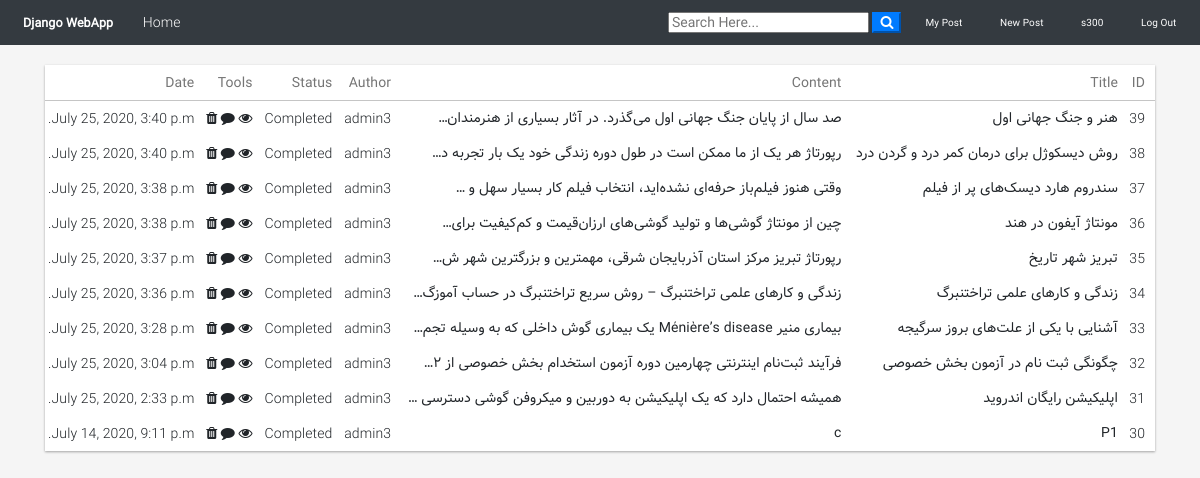
Screenshot of /user/admin3 (signed in) with the database file from the repository.
### blog/models.py (models this page shows, shortened)
class Post(models.Model):
	title = models.CharField(max_length=100)
	file = models.FileField(null=True,blank=True,upload_to='Files')#PrivateFileField("File",null=True)
	content = models.TextField()
	manager = models.ManyToManyField("UserProfile")
	date_posted = models.DateTimeField(default=timezone.now)
	author = models.ForeignKey(User, on_delete=models.CASCADE)

### blog/views.py (the view)
# urls.py: path('user/<str:username>', UserPostListView.as_view(), name='user-posts'),
class UserPostListView(LoginRequiredMixin, ListView):
    model = Post
    template_name = 'blog/user_posts.html'  # <app>/<model>_<viewtype>.html
    context_object_name = 'posts'
    paginate_by = 10
    def get_queryset(self):
        user = get_object_or_404(User, username=self.kwargs.get('username'))
        return Post.objects.filter(author=user).order_by('-date_posted')

### blog/templates/blog/user_posts.html (shortened to what this page needs)
{% extends "blog/base.html" %}
{% block content %}
<div id="demo">
  <div class="table-responsive-vertical shadow-z-1">
    <table id="table" class="table table-hover table-mc-light-blue">
      <thead>
        <tr>
          <th>ID</th>
          <th>Title</th>
          <th>Content</th>
          <th>Author</th>
          <th>Status</th>
          <th>Tools</th>
          <th>Date</th>
        </tr>
      </thead>
      <tbody>
        {% for post in posts %}
        <tr>
          <td data-title="ID">{{ post.id }}</td>
          <td data-title="Title" style="font-family: Vazir;">{{ post.title }}</td>
          <td data-title="Content" style="font-family: Vazir;">
            {{ post.content|truncatechars:66 }}
          </td>
          <td data-title="Author">{{ post.author }}</td>
          <td data-title="Status">Completed</td>
          <td data-title="Eye">
            <span class="fa fa-eye"></span>
            <span class="fa fa-comment"></span>
            <span class="fa fa-trash"></span>
          </td>
          <td data-title="Date">{{ post.date_posted }}</td>
        </tr>
        {% endfor %}
      </tbody>
    </table>
  </div>
</div>
{% endblock content %}

### blog/templates/blog/base.html (shortened to what this page needs)
{% load staticfiles %}
<!doctype html>
<html lang="en">
  <head>
    <link rel="stylesheet" href="/static/custom/bootstrap_4_3_1.min.css">
    <link rel="stylesheet" href="/static/custom/fontawesome_all_581.css" >
    <link rel="stylesheet" href="https://stackpath.bootstrapcdn.com/font-awesome/4.7.0/css/font-awesome.min.css">
    <link rel="stylesheet" href="{% static 'blog/main.css' %}">
</head>
  <body>
        <nav class="navbar navbar-expand-lg navbar-dark bg-dark">
                <a class="navbar-brand font-weight-bold" href="{% url 'blog-home' %}"><i class="fas fa-file"></i> Django WebApp</a>
                <div class="collapse navbar-collapse" id="navbarSupportedContent">
                  <ul class="navbar-nav mr-auto">
                    <li class="nav-item active">
                      <a class="nav-link" href="{% url 'blog-home' %}"><i class="fas fa-home"></i> Home <span class="sr-only">(current)</span></a>
                    </li>
                  </ul>
                  <form id="searchform" action="{% url 'search' %}" method="get">
                    <input type="text" name="q" type="text" value="{{ request.GET.q }}" placeholder="Search Here..." />
                    <button type="button" onclick="searchform.submit()" class=" text-white my-color btn-primary"><i class="fa fa-search"></i></button>
                </form>
                    {% if user.is_authenticated %}
                    <a href="{% url 'user-posts' user %}" class="btn text-white m-2"><i class="fas fa-user-shield"></i> My Post</a>
                    <a href="{% url 'post-create' %} " class="btn text-white m-2"><i class="fas fa-user-edit"></i> New Post</a>
                    <a href="{% url 'profile' %} " class="btn text-white m-2"><i class="fas fa-user"></i> {{ user.username }}</a>
                    <a href="{% url 'logout' %} " class="btn text-white m-2"><i class="fas fa-sign-out-alt"></i> Log Out</a>
                    {% else %}
                    <a href="{% url 'login' %} " class="btn text-white m-2"><i class="fas fa-user-tie"></i> Log In</a>
                    <a href="{% url 'register' %} " class="btn text-white m-2"> <i class="fas fa-sign-in-alt"></i> Sign Up</a>
                    {% endif %}
                </div>
              </nav>
      <div class="container my-bg">
    {% block content %}
    {% endblock  %}
</div>
  </body>
</html>

### static/blog/main.css (style rules this page uses)
body { background: #fafafa; color: #333333; margin-top: 0; }
ul { margin: 0; }

### rows the page displays
Post: id "39", title "هنر و جنگ جهانی اول", content "صد سال از پایان جنگ جهانی اول می‌گذرد. در آثار بسیاری از هنرمندان…", author "admin3", date_posted "July 25, 2020, 3:40 p.m."
Post: id "38", title "روش دیسکوژل برای درمان کمر درد و گردن درد", content "رپورتاژ هر یک از ما ممکن است در طول دوره زندگی خود یک بار تجربه د…", author "admin3", date_posted "July 25, 2020, 3:40 p.m."
Post: id "37", title "سندروم هارد دیسک‌های پر از فیلم", content "وقتی هنوز فیلم‌باز حرفه‌ای نشده‌اید، انتخاب فیلم کار بسیار سهل و …", author "admin3", date_posted "July 25, 2020, 3:38 p.m."
Post: id "36", title "مونتاژ آیفون در هند", content "چین از مونتاژ گوشی‌ها و تولید گوشی‌های ارزان‌قیمت و کم‌کیفیت برای…", author "admin3", date_posted "July 25, 2020, 3:38 p.m."
Post: id "35", title "تبریز شهر تاریخ", content "رپورتاژ تبریز مرکز استان آذربایجان شرقی، مهمترین و بزرگترین شهر ش…", author "admin3", date_posted "July 25, 2020, 3:37 p.m."
Post: id "34", title "زندگی و کارهای علمی تراختنبرگ", content "زندگی و کارهای علمی تراختنبرگ – روش سریع تراختنبرگ در حساب آموزگ…", author "admin3", date_posted "July 25, 2020, 3:36 p.m."
Post: id "33", title "آشنایی با یکی از علت‌های بروز سرگیجه", content "بیماری منیر Ménière’s disease یک بیماری گوش داخلی که به وسیله تجم…", author "admin3", date_posted "July 25, 2020, 3:28 p.m."
Post: id "32", title "چگونگی ثبت نام در آزمون بخش خصوصی", content "فرآیند ثبت‌نام اینترنتی چهارمین دوره آزمون استخدام بخش خصوصی از ۲…", author "admin3", date_posted "July 25, 2020, 3:04 p.m."
Post: id "31", title "اپلیکیشن رایگان اندروید", content "همیشه احتمال دارد که یک اپلیکیشن به دوربین و میکروفن گوشی دسترسی …", author "admin3", date_posted "July 25, 2020, 2:33 p.m."
Post: id "30", title "P1", content "c", author "admin3", date_posted "July 14, 2020, 9:11 p.m."

### other values shown
{{ user.username }} "s300"
